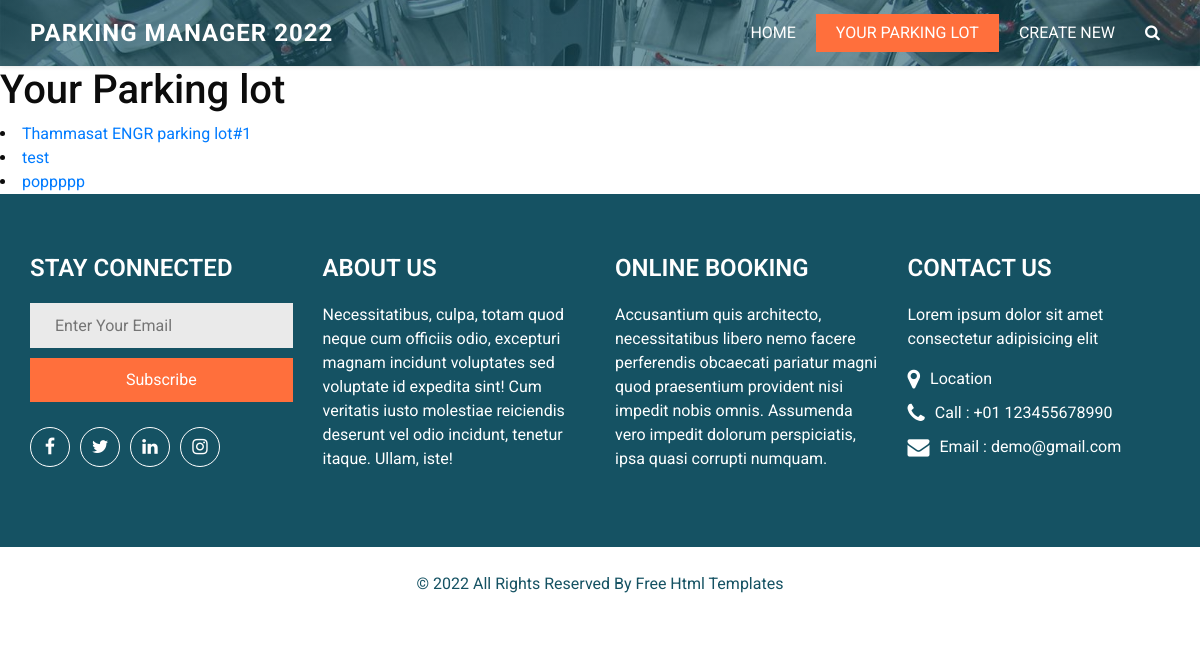
The app's page /parking/mypark, older data.
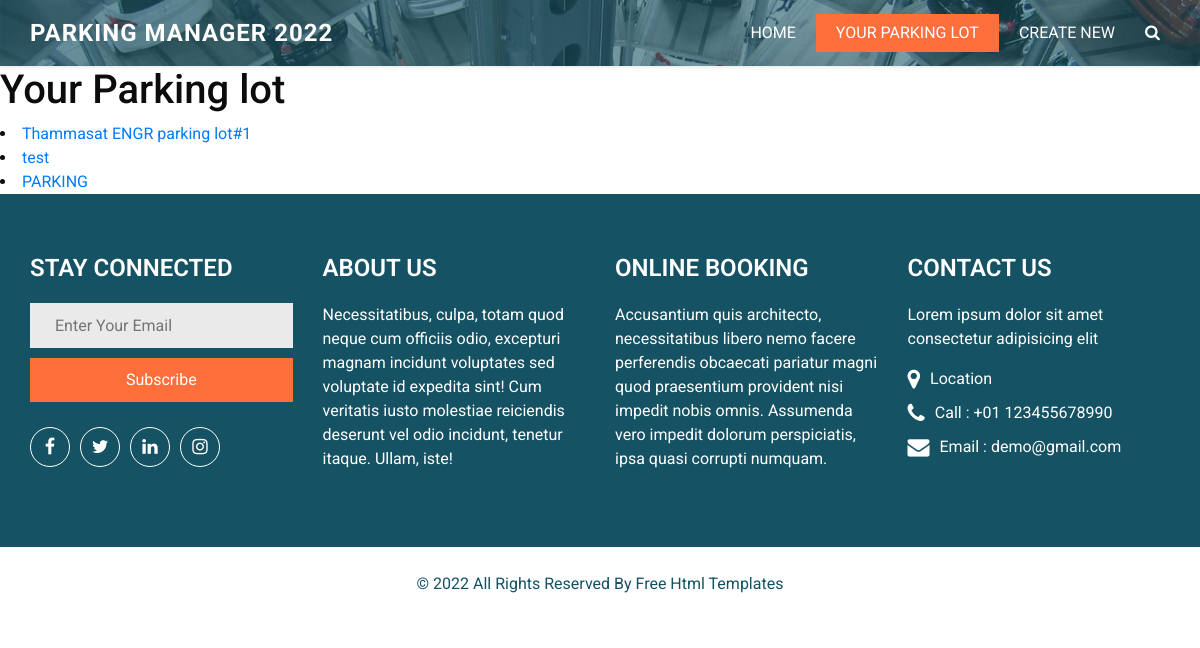
The same page, newer data.
### parking_lot/models.py (models this page shows)
class Parkinglot(models.Model):
    name = models.CharField(max_length=90)
    max_slot = models.IntegerField(default=1)
    availiable = models.IntegerField(default=0)
    parked = models.IntegerField(default=0)
    qr_link = models.CharField(max_length=200,null=True, blank=True)
    lat = models.FloatField(default=0.00)
    lon = models.FloatField(default=0.00)
    def __str__(self):
        return f"{self.name} have ({self.availiable}) id = {self.id}"

### parking_lot/views.py (the view)
# urls.py: path('mypark', views.parkinglot_list, name='list'),
def parkinglot_list(request):
    owned_park = Parkinglot.objects.all()
    print(owned_park)
    return render(request, 'parkinglot/ownpark.html', {'owned_park': owned_park})

### parking_lot/templates/parkinglot/ownpark.html
{% extends "parkinglot/layout.html" %}
{% load static %}
{% block body %}
<h1>Your Parking lot</h1>
{% for x in owned_park %}
<li>
    <a href="{% url 'parking_lot:info' x.id %}">{{x.name}}</a>
</li>
{% endfor %}
{% endblock %}

Row changes from the older to the newer data that the page shows:
changed Parkinglot: name "poppppp" → "PARKING"
